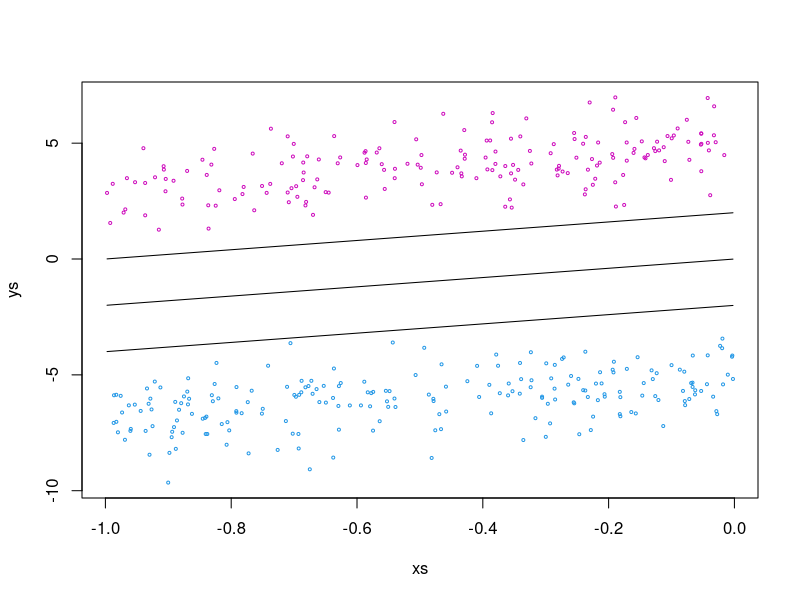

This chart was generated by the following R code:
xs <- runif(400,min=-1,max=0)
err <- rnorm(400,mean=0)
zs <- sample(c(1,-1),400,replace=TRUE)
ys <- 2*xs+5*zs+err

png("images/svm.png")
plot(xs,ys,col=zs+5,cex=0.4)
lines(xs,2*xs,lty="solid")
lines(xs,2*xs+2,lty="dashed")
lines(xs,2*xs-2,lty="dashed")
dev.off()

